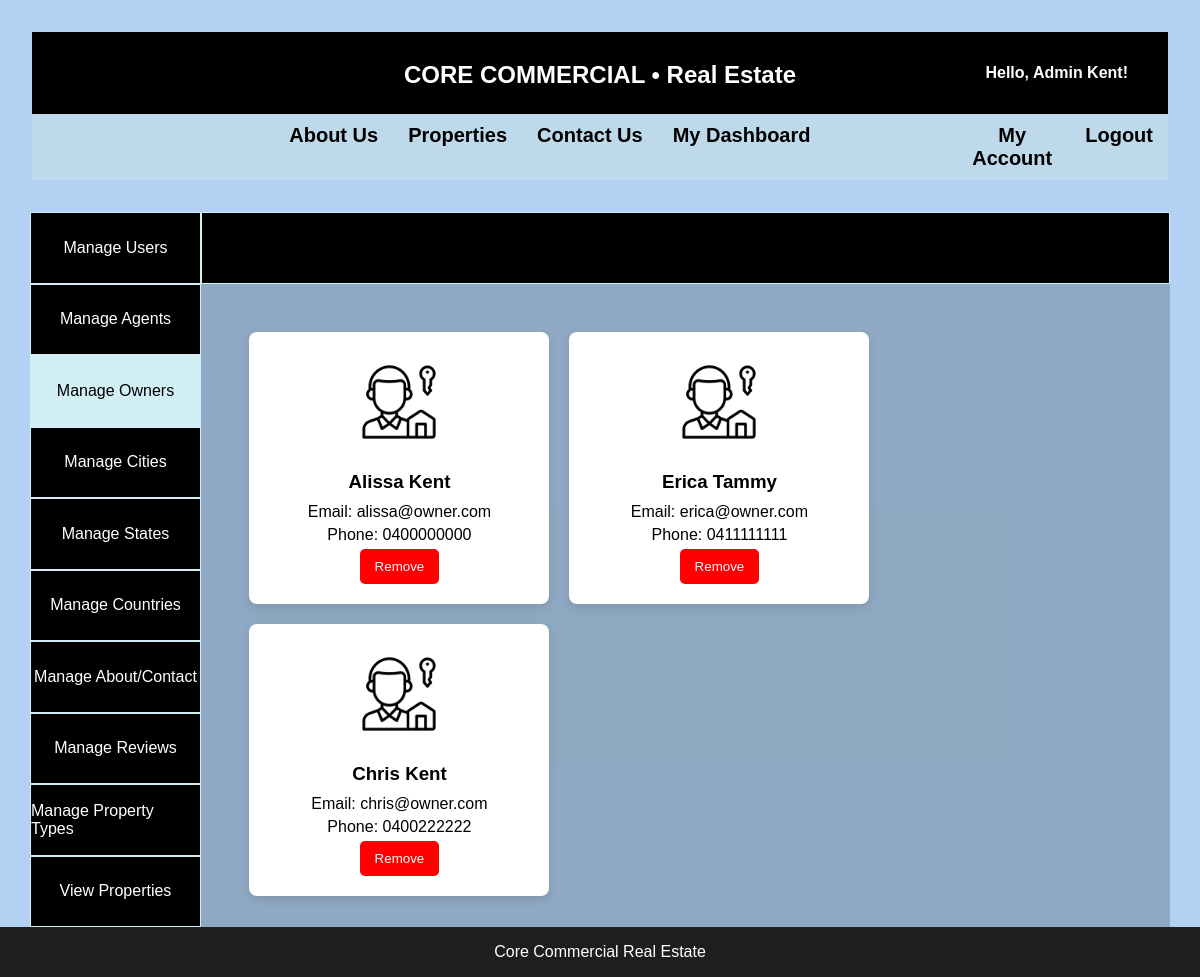
Page /admin/manage-owners.php (signed in) on the committed database.
### tables this page shows
CREATE TABLE IF NOT EXISTS users (
    id INT AUTO_INCREMENT PRIMARY KEY,
    name VARCHAR(100) NOT NULL,
    email VARCHAR(100) NOT NULL UNIQUE,
    password VARCHAR(255) NOT NULL,  
    phone VARCHAR(20),
    type ENUM('customer', 'owner', 'admin') NOT NULL
);

### admin/manage-owners.php (the view, shortened to what this page needs)
<?php
include '../includes/db.php';
$ownersStatement = $pdo->query("SELECT * FROM users WHERE type = 'owner'");
$owners = $ownersStatement->fetchAll(PDO::FETCH_ASSOC);
?>
<!DOCTYPE html>
<html lang="en">
<head>
    <link rel="stylesheet" href="../assets/css/style.css">
</head>
<body>
    <div class="admin-dashboard">
        <header class="navbar">
            <nav class="nav-bar-container">
                <div class="nav-left">
                    <h1><a href="../index.php"><b>CORE COMMERCIAL</b> • Real Estate</a></h1>
                </div>
                <div class="nav-right">
                    <?php if (isset($_SESSION['user_id'])): ?>
                        <span id="greeting">Hello, <?php echo htmlspecialchars($_SESSION['name']); ?>!</span>
                    <?php endif; ?>
                </div>
            </nav>
            <nav class="nav-links">
                <ul>
                    <div class="centered-links">
                        <li><a href="../about.php">About Us</a></li>
                        <li><a href="../customer/properties.php">Properties</a></li>
                        <li><a href="../contact.php">Contact Us</a></li>
                        <li><a href="dashboard.php">My Dashboard</a></li>
                    </div>
                    <div class="right-hand-links">
                        <li><a href="../my_account.php">My Account</a></li>
                        <li><a href="../logout.php">Logout</a></li>
                    </div>
                </ul>
            </nav>
        </header>
        <main class="admin-overview">
            <div class="admin-menu">
                <div class="admin-button">
                    <a href="manage-users.php">Manage Users</a>
                </div>
                <div class="admin-button">
                    <a href="manage-agents.php">Manage Agents</a>
                </div>
                <div class="admin-button" style="background-color: #d3eff6;">
                    <a href="manage-owners.php" style="color: black">Manage Owners</a>
                </div>
                <div class="admin-button">
                    <a href="manage-cities.php">Manage Cities</a>
                </div>
                <div class="admin-button">
                    <a href="manage-states.php">Manage States</a>
                </div>
                <div class="admin-button">
                    <a href="manage-countries.php">Manage Countries</a>
                </div>
                <div class="admin-button">
                    <a href="manage-content.php">Manage About/Contact</a>
                </div>
                <div class="admin-button">
                    <a href="manage-reviews.php">Manage Reviews</a>
                </div>
                <div class="admin-button">
                    <a href="manage-property-types.php">Manage Property Types</a>
                </div>
                <div class="admin-button">
                    <a href="view-properties.php">View Properties</a>
                </div>
            </div>
            <div class="admin-stats">
                <div class="admin-title">
                </div>
                <div class="object-list">
                    <?php if (!empty($owners)): ?>
                        <?php foreach ($owners as $owner): ?>
                            <div class="object-card">
                                <img src="../assets/logos/owner.png" alt="Owner Logo" class="object-logo">
                                <h3><?php echo htmlspecialchars($owner['name']); ?></h3>
                                <p>Email: <?php echo htmlspecialchars($owner['email']); ?></p>
                                <p>Phone: <?php echo htmlspecialchars($owner['phone']); ?></p>
                                <form method="POST" action="manage-owners.php"
                                    onsubmit="return confirm('Are you sure you want to remove this owner?');">
                                    <button type="submit" class="delete-button">Remove</button>
                                </form>
                            </div>
                        <?php endforeach; ?>
                    <?php else: ?>
                        <p>No owners found.</p>
                    <?php endif; ?>
                </div>
            </div>
        </main>
        <footer>
            <p>Core Commercial Real Estate</p>
        </footer>
    </div>
</body>
</html>

### assets/css/style.css (style rules this page uses)
* { margin: 0; padding: 0; box-sizing: border-box; }
html, body { height: 100%; width: 100%; overflow-x: hidden; display: flex; flex-direction: column; }
header { color: white; padding: 2rem; font-family: 'Lucida Sans', 'Lucida Sans Regular', 'Lucida Grande', 'Lucida Sans Unicode', Geneva, Verdana, sans-serif; text-align: center; width: 100%; z-index: 1; position: relative; }
nav ul { list-style: none; display: flex; padding: 1rem; font-size: 20px; }
nav ul li { margin: 0 1rem; }
nav ul li a { color: rgb(0, 0, 0); text-decoration: none; transition: color 0.3s; }
nav h1 { padding-bottom: 15px; padding-top: 19px; background-color: black; color: white; text-align: center; position: relative; }
.centered-links { display: flex; width: 90%; justify-content: center; padding-left: 10%; }
.right-hand-links { display: flex; flex-direction: row; }
#greeting { color: white; font-weight: bold; position: absolute; right: 20px; top: 50%; transform: translateY(-50%); white-space: nowrap; }
.nav-right { position: absolute; right: 20px; }
.nav-left h1 { margin: 0; font-size: 24px; text-align: center; }
.nav-left h1 a { color: #fff; text-decoration: none; }
.nav-links { background-color: rgba(191, 218, 233, 0.9); padding: 10px 0; text-align: center; }
.nav-links ul { margin: 0; padding: 0; list-style: none; }
.nav-links ul li { display: inline; margin: 0 15px; }
.nav-links ul li a { text-decoration: none; color: black; font-weight: bold; }
.nav-bar-container { display: flex; justify-content: center; align-items: center; background-color: #000; color: white; padding: 10px 0; position: relative; }
footer { background-color: rgba(24, 24, 24, 0.97); color: white; text-align: center; padding: 1rem; width: 100%; font-family: 'Lucida Sans', 'Lucida Sans Regular', 'Lucida Grande', 'Lucida Sans Unicode', Geneva, Verdana, sans-serif; }
.admin-dashboard { width: 100vw; height: 100vh; background: rgb(179, 210, 243); display: flex; flex-direction: column; justify-content: center; align-items: center; }
.admin-overview { display: flex; height: 86%; width: 95%; justify-content: space-between; background-color: rgba(0, 0, 0, 0.2); font-family: 'Lucida Sans', 'Lucida Sans Regular', 'Lucida Grande', 'Lucida Sans Unicode', Geneva, Verdana, sans-serif; overflow: hidden; }
.admin-menu { display: flex; flex-direction: column; height: 100%; width: 15%; background-color: rgb(0, 0, 0); }
.admin-button { display: flex; justify-content: center; align-items: center; border: 1px solid #d3eff6; background-color: black; color: white; height: 30%; width: 100%; transform: 0.3s ease; }
.admin-button a { color: white; text-decoration: none; display: block; width: 100%; height: 100%; display: flex; justify-content: center; align-items: center; }
.admin-stats { display: flex; flex-direction: column; width: 85%; height: 100%; overflow: hidden; }
.admin-title { display: flex; align-items: center; padding-left: 15%; width: 100%; height: 10%; border: 1px solid #d3eff6; background-color: black; color: white; }
.object-list { padding: 5%; display: flex; flex-wrap: wrap; gap: 20px; width: 100%; height: 90%; overflow-y: auto; }
.object-card { background-color: #fff; padding: 20px; width: 300px; border-radius: 8px; box-shadow: 0 4px 8px rgba(0, 0, 0, 0.1); text-align: center; }
.object-card img.object-logo { width: 100px; height: 100px; margin-bottom: 15px; }
.object-card h3 { margin-bottom: 10px; }
.object-card p { margin: 5px 0; }
.delete-button { background-color: red; color: white; border: none; padding: 10px 15px; border-radius: 5px; cursor: pointer; }

### rows in the picture
users: name "Alissa Kent", email "alissa@owner.com", phone "0400000000"
users: name "Erica Tammy", email "erica@owner.com", phone "0411111111"
users: name "Chris Kent", email "chris@owner.com", phone "0400222222"

### other values in the picture
$_SESSION['name'] "Admin Kent"
